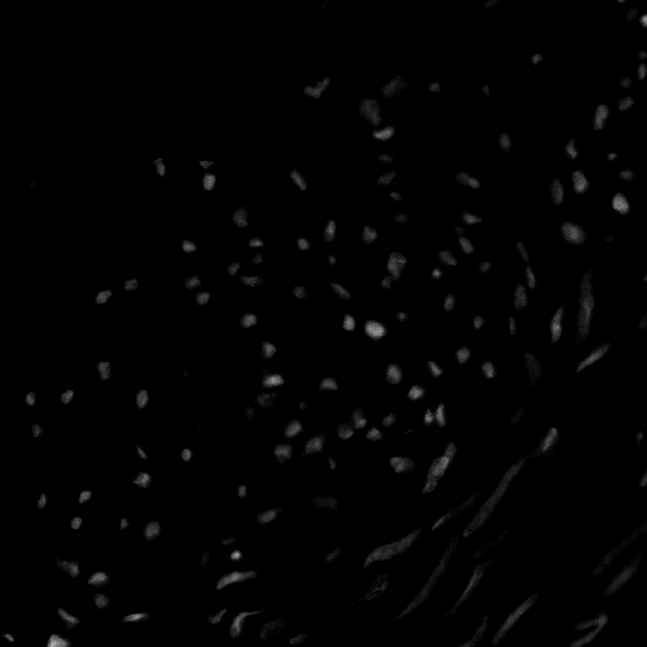
#> input picture Lab03 - Histogram Equalization/im_cells.png, 647 x 647 px
$ jupyter execute Lab03_hist.ipynb
#> lines starting #> are read from the running program, lines starting #| are printed output that depends on the picture
**Prática de Histogramas**

1)
- Produza a imagem ‘negativa’ do arquivo ‘im_cells.png’
- Com a imagem negativa, produza a imagem original novamente.
- Mostre lado a lado a imagem original e a negativa. Em qual deles os objetos presentes na imagem são melhor percebidos? Justifique.
- Aplique a imagem uma função logarítmica.

[cell 1]
import cv2
import matplotlib.pyplot as plt
import numpy as np

[cell 2]
def transformacao_logaritmica(img):
    matriz_normalizada = img / 255.0
    img_log = np.log10(matriz_normalizada + 1)
    img_log = np.uint8(255 * img_log / np.max(img_log))

    return img_log

[cell 3]
img = cv2.imread("im_cells.png", cv2.IMREAD_GRAYSCALE)
#> img is the input picture: shape (647, 647); min 0, max 188, mean 2.4

img_invertida = 255 - img
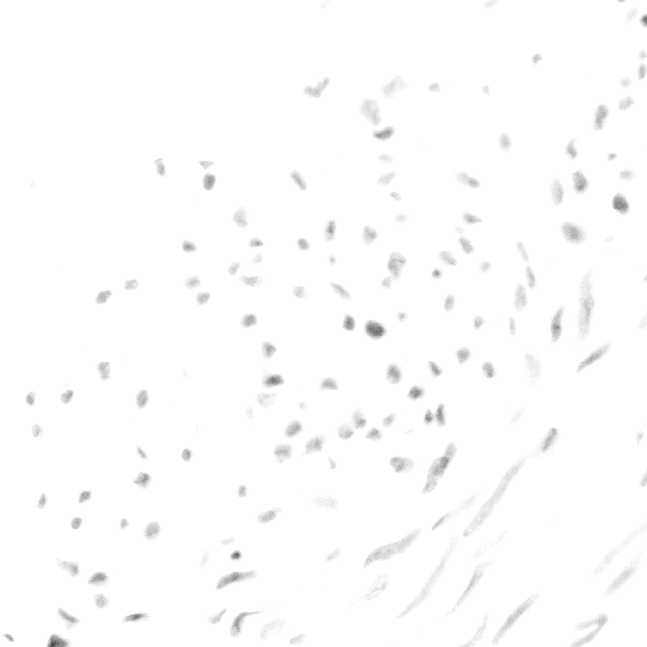
#> img_invertida: shape (647, 647); min 67, max 255, mean 252.6
img_original = 255 - img_invertida

img_invertida_log = transformacao_logaritmica(img_invertida)
#> in transformacao_logaritmica, `img_log = np.log10(matriz_normalizada + 1)`:
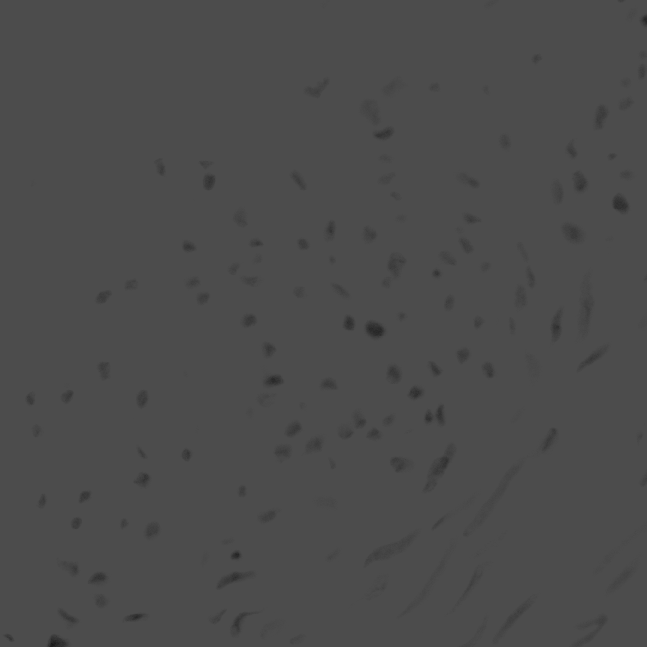
#> img_log: shape (647, 647) float64; min 0.101, max 0.301, mean 0.299
img_original_log = transformacao_logaritmica(img_original)
#> in transformacao_logaritmica (call 2), `img_log = np.log10(matriz_normalizada + 1)`:
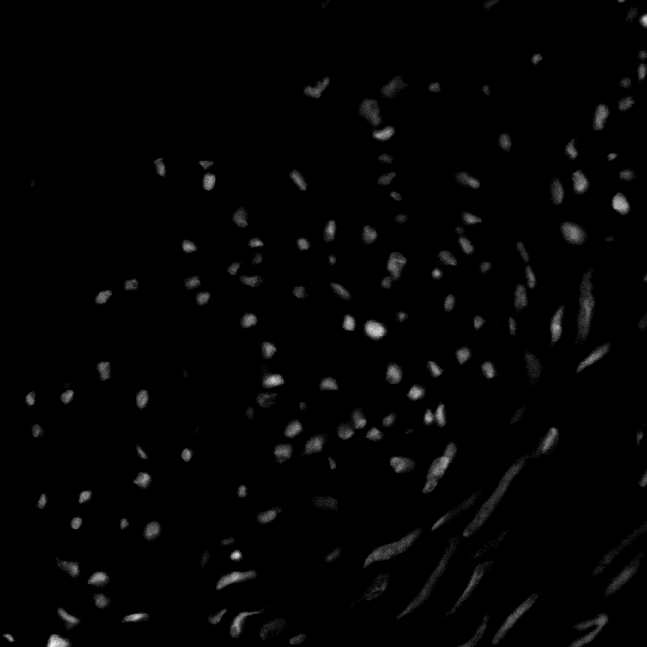
#> img_log: shape (647, 647) float64; min 0, max 0.24, mean 0.00373; drawn with min black and max white

# showing image
fig = plt.figure(figsize=(10, 7))

fig.add_subplot(2, 2, 1)
plt.imshow(img_invertida, cmap='gray', vmin=0, vmax=255)
plt.title("Invertida")

fig.add_subplot(2, 2, 2)
plt.imshow(img_original, cmap='gray', vmin=0, vmax=255)
plt.title("Original")

fig.add_subplot(2, 2, 3)
plt.imshow(img_invertida_log, cmap='gray', vmin=0, vmax=255)
plt.title("Invertida Log")

fig.add_subplot(2, 2, 4)
plt.imshow(img_original_log, cmap='gray', vmin=0, vmax=255)
plt.title("Original Log")
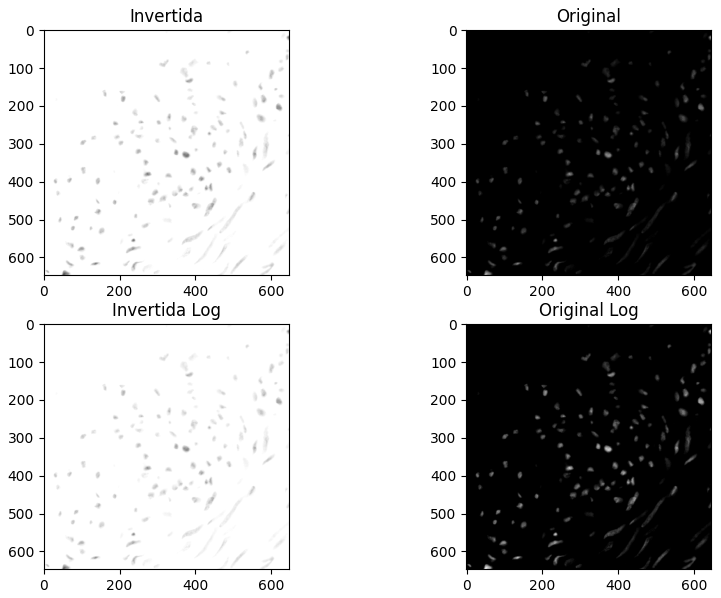
#> figure drawn by matplotlib, 4 panels

2)
- Abra a imagem 'pout.tif' e mostre seu histograma.
- Equalize a imagem anterior e mostre novamente seu histograma. Mostra a curva de transformação (consulte https://www.mathworks.com/help/images/histogram-equalization.html)
(procurar função OpenCV)

[cell 4]
def equalizar_histograma(image):
    # Passo 1: Calcular o histograma da imagem
    hist, bins = np.histogram(image.flatten(), bins=256, range=[0, 256])

    # Passo 2: Calcular a Função de Distribuição Acumulada (CDF)
    cdf = hist.cumsum()

    # Passo 3: Normalizar a CDF
    cdf_normalized = cdf * 255 / cdf[-1]

    # Passo 4: Arredondar e criar a tabela de mapeamento
    cdf_normalized = np.round(cdf_normalized).astype(np.uint8)

    # Passo 5: Aplicar o mapeamento aos valores de pixel
    image_equalized = cdf_normalized[image]

    return np.uint8(image_equalized)

[cell 5]
def plot_histograma(image, title):
    # Calcular o histograma da imagem
    hist, bins = np.histogram(image.flatten(), bins=256, range=[0, 256])

    # Plotar o histograma
    plt.figure(figsize=(10, 5))
    plt.plot(hist, color='black')
    plt.title(title)
    plt.xlabel('Valor do Pixel')
    plt.ylabel('Número de Pixels')
    plt.xlim(0, 255)
    plt.grid(True)
    plt.show()

[cell 6]
# code here
img = cv2.imread("pout.tif", cv2.IMREAD_GRAYSCALE)
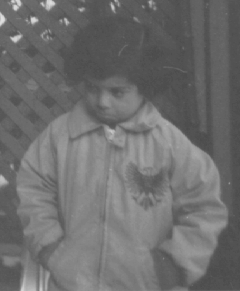
#> input picture Lab03 - Histogram Equalization/pout.tif, 240 x 291 px
#> img is the input picture: shape (291, 240); min 74, max 224, mean 110.3
img_equalizada = equalizar_histograma(img)
#> in equalizar_histograma, `hist, bins = np.histogram(image.flatten(), bins=256, range=[0, 256])`: hist = 256 values, max 3628 at index 82, min 0 at index 0, mean 272.8; bins = 257 values from 0 to 256
#> in equalizar_histograma, `cdf = hist.cumsum()`: cdf = 256 values from 0 to 69840
#> in equalizar_histograma, `cdf_normalized = cdf * 255 / cdf[-1]`: cdf_normalized = 256 values from 0 to 255
#> in equalizar_histograma, `image_equalized = cdf_normalized[image]`:
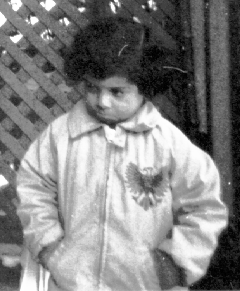
#> image_equalized: shape (291, 240); min 0, max 255, mean 130.4

# showing image
fig = plt.figure(figsize=(10, 7))

fig.add_subplot(1, 2, 1)
plt.imshow(img, cmap='gray', vmin=0, vmax=255)
plt.title("Original")

fig.add_subplot(1, 2, 2)
plt.imshow(img_equalizada, cmap='gray', vmin=0, vmax=255)
plt.title("Equalizada")

plot_histograma(img, "Histograma Original")
#> in plot_histograma, `hist, bins = np.histogram(image.flatten(), bins=256, range=[0, 256])`: bins = 257 values from 0 to 256
#> in plot_histograma, `plt.show()`:
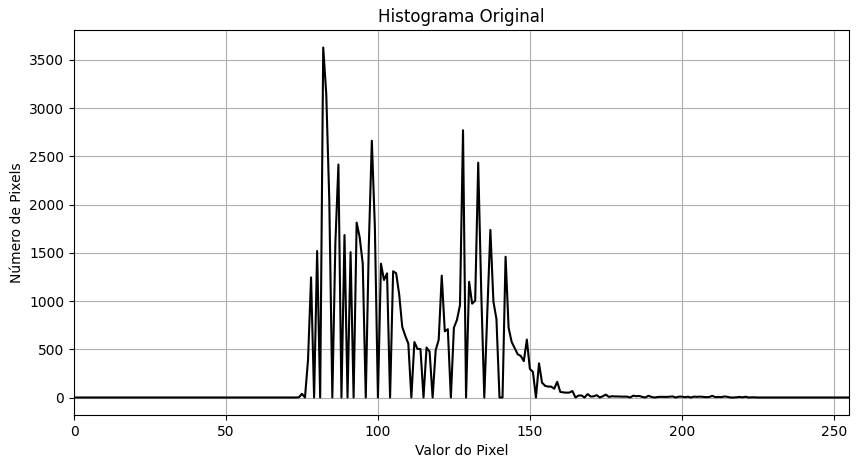
#> figure drawn by matplotlib, 1 panel; curve peaks at x = 82, y = 3628
plot_histograma(img_equalizada, "Histograma Equalizado")
#> call 2 of plot_histograma, with title = 'Histograma Equalizado'
#> in plot_histograma (call 2), `hist, bins = np.histogram(image.flatten(), bins=256, range=[0, 256])`: hist = 256 values, max 3628 at index 25, min 0 at index 1, mean 272.8
#> in plot_histograma (call 2), `plt.show()`:
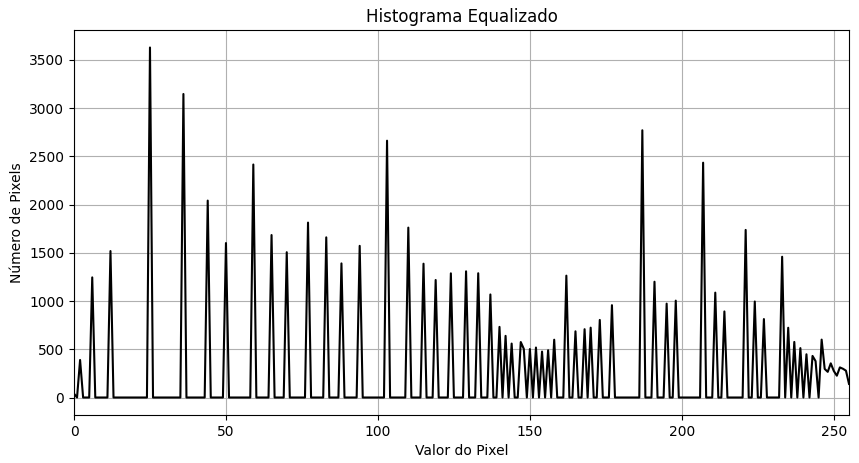
#> figure drawn by matplotlib, 1 panel; curve peaks at x = 25, y = 3628

3) *Implemente* o algoritmo de equalização de histograma e aplique a imagem ‘imcells.png’. Use o mínimos de laços for - tente realizar operações diretas com matrizes e vetores do numpy
- Aplique o mesmo algortimo 2x na mesma imagem e compare os resultados

[cell 7]
# code here
img = cv2.imread("im_cells.png", cv2.IMREAD_GRAYSCALE)
img_equalizada_1x = equalizar_histograma(img)
#> in equalizar_histograma (call 2), `hist, bins = np.histogram(image.flatten(), bins=256, range=[0, 256])`: hist = 256 values, max 378408 at index 0, min 0 at index 149, mean 1635.2
#> in equalizar_histograma (call 2), `cdf = hist.cumsum()`: cdf = 256 values from 378408 to 418609
#> in equalizar_histograma (call 2), `cdf_normalized = cdf * 255 / cdf[-1]`: cdf_normalized = 256 values from 230.5 to 255
#> in equalizar_histograma (call 2), `cdf_normalized = np.round(cdf_normalized).astype(np.uint8)`: cdf_normalized = 256 values from 231 to 255
#> in equalizar_histograma (call 2), `image_equalized = cdf_normalized[image]`:
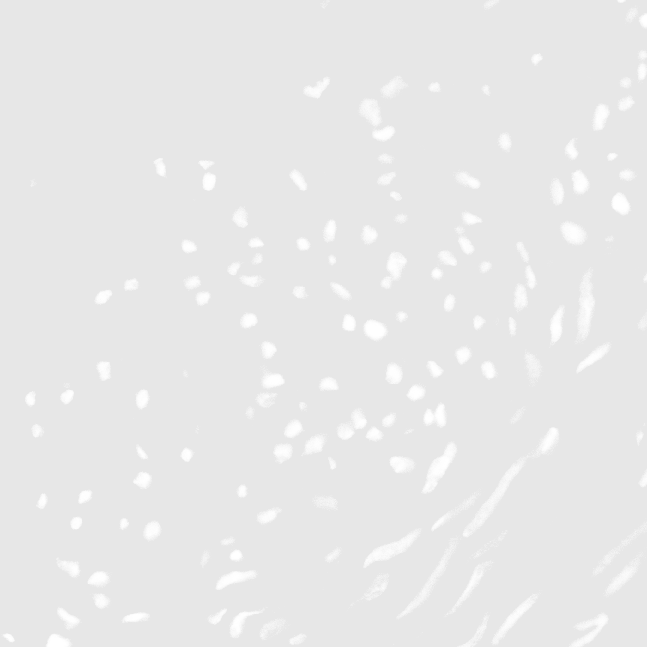
#> image_equalized: shape (647, 647); min 231, max 255, mean 232.2
img_equalizada_2x = equalizar_histograma(img_equalizada_1x)

# showing image
fig = plt.figure(figsize=(10, 7))

fig.add_subplot(2, 2, 1)
plt.imshow(img_equalizada_1x, cmap='gray', vmin=0, vmax=255)
plt.title("Equalizada 1x")

fig.add_subplot(2, 2, 2)
plt.imshow(img_equalizada_2x, cmap='gray', vmin=0, vmax=255)
plt.title("Equalizada 2x")

fig.add_subplot(2, 2, 3)
plt.imshow(img, cmap='gray', vmin=0, vmax=255)
plt.title("Imagem original")

plot_histograma(img, "Histograma Original")
#> call 3 of plot_histograma, with title = 'Histograma Original'
#> in plot_histograma (call 3), `plt.show()`:
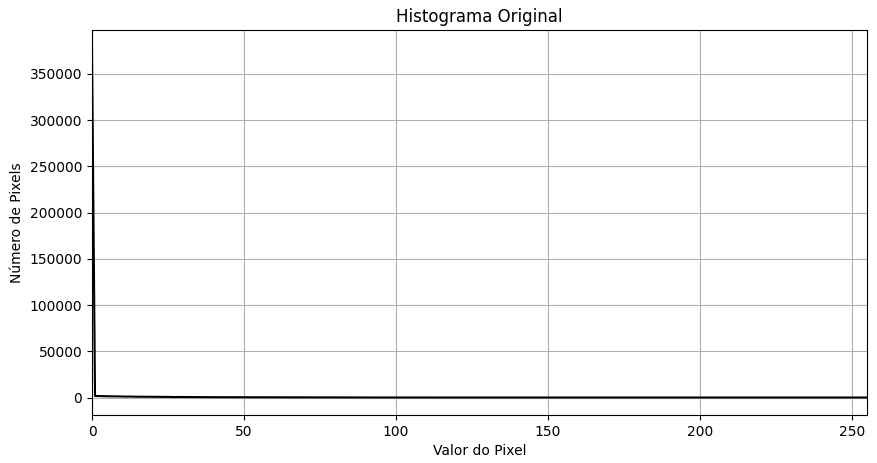
#> figure drawn by matplotlib, 1 panel; curve peaks at x = 0, y = 378408
plot_histograma(img_equalizada_1x, "Histograma Equalizado 1x")
plot_histograma(img_equalizada_2x, "Histograma Equalizado 2x")
